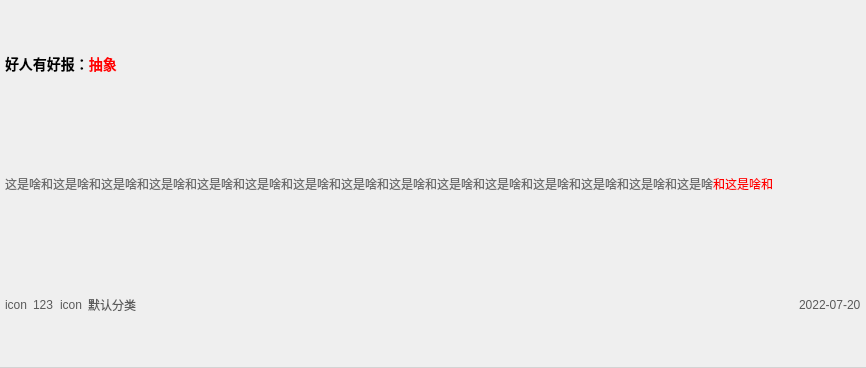
<?xml version="1.0" encoding="UTF-8"?>
<ui version="4.0">
 <class>SearchItem</class>
 <widget class="QWidget" name="SearchItem">
  <property name="geometry">
   <rect>
    <x>0</x>
    <y>0</y>
    <width>866</width>
    <height>368</height>
   </rect>
  </property>
  <property name="maximumSize">
   <size>
    <width>16777215</width>
    <height>16777215</height>
   </size>
  </property>
  <property name="windowTitle">
   <string>Form</string>
  </property>
  <property name="styleSheet">
   <string notr="true"/>
  </property>
  <layout class="QVBoxLayout" name="verticalLayout_3">
   <property name="leftMargin">
    <number>0</number>
   </property>
   <property name="topMargin">
    <number>0</number>
   </property>
   <property name="rightMargin">
    <number>0</number>
   </property>
   <property name="bottomMargin">
    <number>0</number>
   </property>
   <item>
    <widget class="QWidget" name="item" native="true">
     <property name="styleSheet">
      <string notr="true">#item{
border-bottom: 1px solid rgb(211, 211, 211);
}
</string>
     </property>
     <layout class="QVBoxLayout" name="verticalLayout">
      <property name="spacing">
       <number>0</number>
      </property>
      <property name="leftMargin">
       <number>5</number>
      </property>
      <property name="topMargin">
       <number>5</number>
      </property>
      <property name="rightMargin">
       <number>5</number>
      </property>
      <property name="bottomMargin">
       <number>5</number>
      </property>
      <item>
       <widget class="QWidget" name="title" native="true">
        <layout class="QHBoxLayout" name="horizontalLayout_2">
         <property name="spacing">
          <number>0</number>
         </property>
         <property name="leftMargin">
          <number>0</number>
         </property>
         <property name="topMargin">
          <number>0</number>
         </property>
         <property name="rightMargin">
          <number>0</number>
         </property>
         <property name="bottomMargin">
          <number>0</number>
         </property>
         <item>
          <widget class="ClickableLabel" name="title_light">
           <property name="styleSheet">
            <string notr="true">#title_light:hover{
color: red;
}
#title_light{
font-family: &quot;微软雅黑&quot;;
}</string>
           </property>
           <property name="text">
            <string>&lt;h3 style=&quot; margin-top:14px; margin-bottom:12px; margin-left:0px; margin-right:0px; -qt-block-indent:0; text-indent:0px;&quot;&gt;&lt;span style=&quot; font-size:large; font-weight:600;&quot;&gt;好人有好报：&lt;span style=&quot; font-size:large; font-weight:600; color:#ff0000;&quot;&gt;抽象&lt;/span&gt;&lt;/span&gt;&lt;/h3&gt;</string>
           </property>
           <property name="wordWrap">
            <bool>false</bool>
           </property>
          </widget>
         </item>
         <item>
          <spacer name="horizontalSpacer">
           <property name="orientation">
            <enum>Qt::Horizontal</enum>
           </property>
           <property name="sizeHint" stdset="0">
            <size>
             <width>40</width>
             <height>20</height>
            </size>
           </property>
          </spacer>
         </item>
        </layout>
       </widget>
      </item>
      <item>
       <widget class="QWidget" name="content" native="true">
        <property name="styleSheet">
         <string notr="true">#content QLabel{
color: rgb(108, 108, 108);
}</string>
        </property>
        <layout class="QVBoxLayout" name="verticalLayout_2">
         <property name="spacing">
          <number>0</number>
         </property>
         <property name="leftMargin">
          <number>0</number>
         </property>
         <property name="topMargin">
          <number>0</number>
         </property>
         <property name="rightMargin">
          <number>0</number>
         </property>
         <property name="bottomMargin">
          <number>0</number>
         </property>
         <item>
          <widget class="QLabel" name="content_label">
           <property name="font">
            <font>
             <family>微软雅黑</family>
            </font>
           </property>
           <property name="styleSheet">
            <string notr="true">#content_label{
font-family: &quot;微软雅黑&quot;;
}</string>
           </property>
           <property name="text">
            <string>&lt;html&gt;&lt;head/&gt;&lt;body&gt;&lt;p&gt;这是啥和这是啥和这是啥和这是啥和这是啥和这是啥和这是啥和这是啥和这是啥和这是啥和这是啥和这是啥和这是啥和这是啥和这是啥&lt;span style=&quot; color:#ff0000;&quot;&gt;和这是啥和&lt;/span&gt;&lt;/p&gt;&lt;/body&gt;&lt;/html&gt;</string>
           </property>
           <property name="scaledContents">
            <bool>false</bool>
           </property>
           <property name="alignment">
            <set>Qt::AlignLeading|Qt::AlignLeft|Qt::AlignVCenter</set>
           </property>
           <property name="wordWrap">
            <bool>true</bool>
           </property>
          </widget>
         </item>
        </layout>
       </widget>
      </item>
      <item>
       <widget class="QWidget" name="tool" native="true">
        <property name="enabled">
         <bool>true</bool>
        </property>
        <property name="styleSheet">
         <string notr="true">#tool QLabel{
color: rgb(90, 90, 90);
}</string>
        </property>
        <layout class="QHBoxLayout" name="horizontalLayout">
         <property name="leftMargin">
          <number>0</number>
         </property>
         <property name="topMargin">
          <number>3</number>
         </property>
         <property name="rightMargin">
          <number>0</number>
         </property>
         <property name="bottomMargin">
          <number>0</number>
         </property>
         <item>
          <widget class="QLabel" name="view_icon">
           <property name="text">
            <string>icon</string>
           </property>
          </widget>
         </item>
         <item>
          <widget class="QLabel" name="tool_num">
           <property name="styleSheet">
            <string notr="true">#tool_num{
font-family: &quot;微软雅黑&quot;;
}</string>
           </property>
           <property name="text">
            <string>123</string>
           </property>
          </widget>
         </item>
         <item>
          <widget class="QLabel" name="classify_icon">
           <property name="text">
            <string>icon</string>
           </property>
          </widget>
         </item>
         <item>
          <widget class="QLabel" name="tool_classify">
           <property name="styleSheet">
            <string notr="true">#tool_classify{
font-family: &quot;微软雅黑&quot;;
}</string>
           </property>
           <property name="text">
            <string>默认分类</string>
           </property>
          </widget>
         </item>
         <item>
          <spacer name="horizontalSpacer_2">
           <property name="orientation">
            <enum>Qt::Horizontal</enum>
           </property>
           <property name="sizeHint" stdset="0">
            <size>
             <width>40</width>
             <height>20</height>
            </size>
           </property>
          </spacer>
         </item>
         <item>
          <widget class="QLabel" name="tool_time">
           <property name="styleSheet">
            <string notr="true">#tool_time{
font-family: &quot;微软雅黑&quot;;
}</string>
           </property>
           <property name="text">
            <string>2022-07-20</string>
           </property>
          </widget>
         </item>
        </layout>
       </widget>
      </item>
     </layout>
    </widget>
   </item>
  </layout>
 </widget>
 <customwidgets>
  <customwidget>
   <class>ClickableLabel</class>
   <extends>QLabel</extends>
   <header>clickablelabel.h</header>
  </customwidget>
 </customwidgets>
 <resources/>
 <connections/>
</ui>
